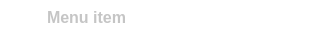
<?xml version="1.0" encoding="UTF-8"?>
<ui version="4.0">
 <class>MenuItem</class>
 <widget class="QWidget" name="MenuItem">
  <property name="enabled">
   <bool>true</bool>
  </property>
  <property name="geometry">
   <rect>
    <x>0</x>
    <y>0</y>
    <width>329</width>
    <height>36</height>
   </rect>
  </property>
  <property name="autoFillBackground">
   <bool>false</bool>
  </property>
  <property name="styleSheet">
   <string notr="true">#icon {
	min-width: 18px;
	max-width: 18px;
	min-height: 18px;
	max-height: 18px;
	background: url(:/images/search.png);
}
#label {
	background: transparent;
	border: none;
	color: #c5c5c5;
	font-family: &quot;Arial&quot;;
	font-size: 12pt;
	font-weight: bold;
	margin: 0;
	padding: 0px;
}
QWidget {
	background: transparent;
}
QWidget:hover {
	background: #383838;
}
QWidget[checked=&quot;true&quot;] {
	background: #0b0b0b;
}
QWidget[checked=&quot;true&quot;] #icon {
	background: url(:/images/checkedFolder.png);
}
QWidget[checked=&quot;true&quot;] #label {
	color: #979797;
}</string>
  </property>
  <property name="checked" stdset="0">
   <bool>false</bool>
  </property>
  <layout class="QHBoxLayout" name="horizontalLayout">
   <property name="spacing">
    <number>9</number>
   </property>
   <property name="leftMargin">
    <number>18</number>
   </property>
   <property name="topMargin">
    <number>5</number>
   </property>
   <property name="rightMargin">
    <number>18</number>
   </property>
   <property name="bottomMargin">
    <number>5</number>
   </property>
   <item>
    <widget class="QLabel" name="icon">
     <property name="styleSheet">
      <string notr="true"/>
     </property>
     <property name="text">
      <string/>
     </property>
    </widget>
   </item>
   <item>
    <widget class="LineEdit" name="label">
     <property name="sizePolicy">
      <sizepolicy hsizetype="Minimum" vsizetype="Fixed">
       <horstretch>0</horstretch>
       <verstretch>0</verstretch>
      </sizepolicy>
     </property>
     <property name="contextMenuPolicy">
      <enum>Qt::NoContextMenu</enum>
     </property>
     <property name="styleSheet">
      <string notr="true"/>
     </property>
     <property name="text">
      <string>Menu item</string>
     </property>
     <property name="readOnly">
      <bool>true</bool>
     </property>
    </widget>
   </item>
  </layout>
 </widget>
 <customwidgets>
  <customwidget>
   <class>LineEdit</class>
   <extends>QLineEdit</extends>
   <header>widgets/elements/LineEdit.h</header>
  </customwidget>
 </customwidgets>
 <resources>
  <include location="../../resources.qrc"/>
 </resources>
 <connections/>
</ui>
